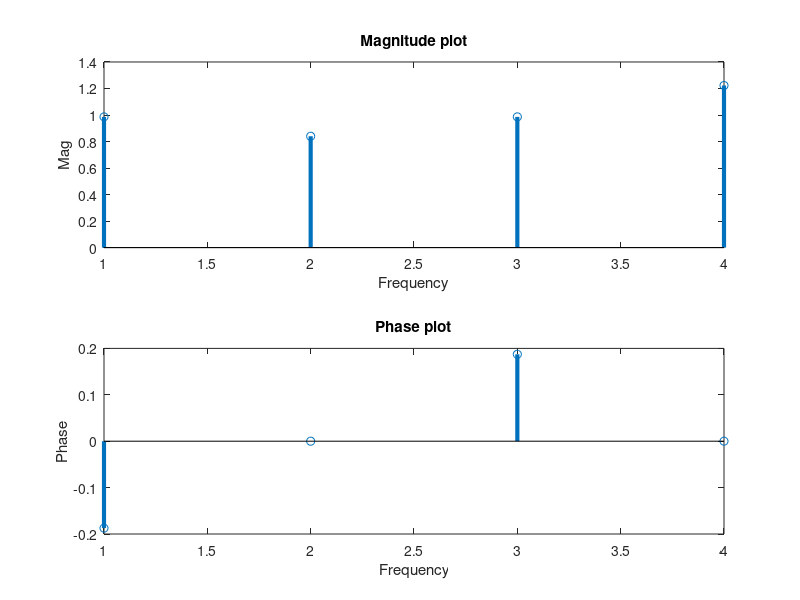

This figure's MATLAB source:
X = [1,2,3,4];
N = length(X);
x = zeros(1,N);
j = sqrt(-1);
disp("IDFT of X(K)")
%IDFT of X(K)
for n=1:N
 for k=1:N
 x(n) = (x(n) + X(k)*(exp(j * n * k *(2 *pi / N)))) / N
 end
end
ny = (1:N);
x_mag = abs(x);
x_phase = angle(x);
figure("Name","IDFT")
subplot(2,1,1)
stem(ny,x_mag,"LineWidth",3)
xlabel("Frequency")
ylabel("Mag")
title("Magnitude plot")
subplot(2,1,2)
stem(ny, x_phase,"LineWidth",3)
xlabel("Frequency")
ylabel("Phase")
title("Phase plot")